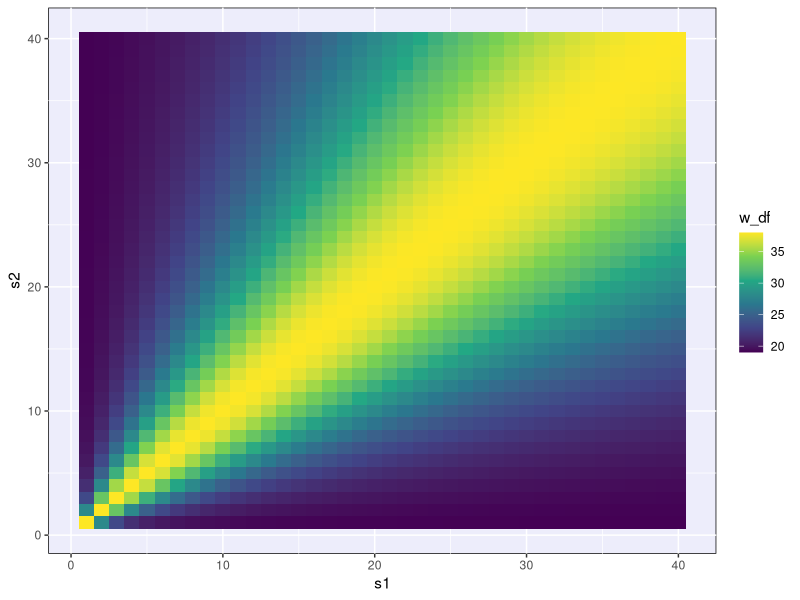

This figure's R source:
## ---- chunk 1
knitr::opts_chunk$set(echo = TRUE, warning = TRUE, message = FALSE,
                      error = TRUE)

library(tidyverse)
## ---- chunk 2
old <- theme_get()

theme_set(theme(panel.background = element_rect(fill = "#ededfb")))
## ---- chunk 3
pt_est <- (490.2 + 584.6) / 2
moe <- (584.6 - 490.2) / 2

pt_est; moe

# This recreates the original interval
c(pt_est - moe, pt_est + moe)
## ---- chunk 4
se <- moe / qt(0.99, df = 47)
se
## ---- chunk 5
moe_z <- se * qnorm(0.99)

c(pt_est - moe_z, pt_est + moe_z)
## ---- chunk 6
welch_df_data <- tibble(
  s1 = rep(1:40, 40),
  s2 = rep(1:40, each = 40),
  
  w_numerator = (s1^2/20 + s2^2/20)^2,
  w_denominator = (s1^4/(20^2*(20-1)) + s2^4/(20^2*(20-1))),
  
  w_df = round(w_numerator / w_denominator, 3)
)
## ---- chunk 7
welch_df_data %>%
  slice_min(w_df)

welch_df_data %>%
  slice_max(w_df)
## ---- chunk 8
ggplot(welch_df_data, aes(x = s1, y = s2, fill = w_df)) +
  geom_tile() +
  scale_fill_viridis_c()
